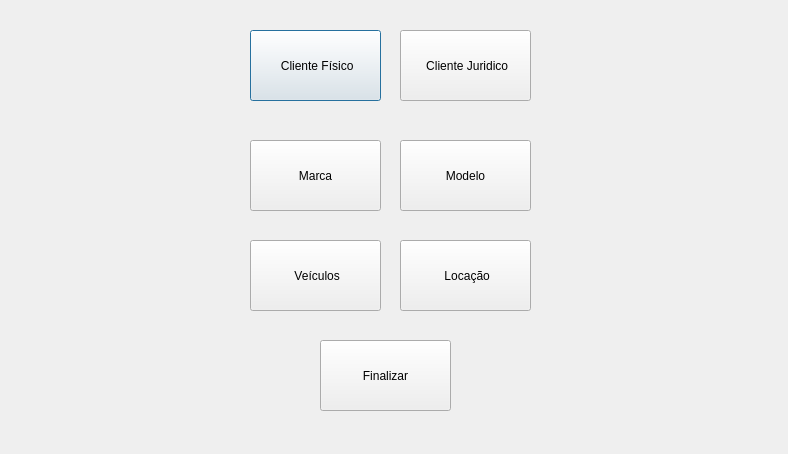
<?xml version="1.0" encoding="UTF-8"?>
<ui version="4.0">
 <class>TelaPrincipal</class>
 <widget class="QDialog" name="TelaPrincipal">
  <property name="geometry">
   <rect>
    <x>0</x>
    <y>0</y>
    <width>788</width>
    <height>454</height>
   </rect>
  </property>
  <property name="windowTitle">
   <string>Dialog</string>
  </property>
  <widget class="QPushButton" name="Cliente">
   <property name="geometry">
    <rect>
     <x>250</x>
     <y>30</y>
     <width>131</width>
     <height>71</height>
    </rect>
   </property>
   <property name="text">
    <string> Cliente Físico</string>
   </property>
  </widget>
  <widget class="QPushButton" name="Veiculos">
   <property name="geometry">
    <rect>
     <x>250</x>
     <y>240</y>
     <width>131</width>
     <height>71</height>
    </rect>
   </property>
   <property name="text">
    <string> Veículos</string>
   </property>
  </widget>
  <widget class="QPushButton" name="Marca">
   <property name="geometry">
    <rect>
     <x>250</x>
     <y>140</y>
     <width>131</width>
     <height>71</height>
    </rect>
   </property>
   <property name="text">
    <string>Marca</string>
   </property>
  </widget>
  <widget class="QPushButton" name="Modelo">
   <property name="geometry">
    <rect>
     <x>400</x>
     <y>140</y>
     <width>131</width>
     <height>71</height>
    </rect>
   </property>
   <property name="text">
    <string> Modelo </string>
   </property>
  </widget>
  <widget class="QPushButton" name="Locacao">
   <property name="geometry">
    <rect>
     <x>400</x>
     <y>240</y>
     <width>131</width>
     <height>71</height>
    </rect>
   </property>
   <property name="text">
    <string> Locação</string>
   </property>
  </widget>
  <widget class="QPushButton" name="Voltar">
   <property name="geometry">
    <rect>
     <x>320</x>
     <y>340</y>
     <width>131</width>
     <height>71</height>
    </rect>
   </property>
   <property name="text">
    <string>Finalizar</string>
   </property>
  </widget>
  <widget class="QPushButton" name="ClienteJuridico">
   <property name="geometry">
    <rect>
     <x>400</x>
     <y>30</y>
     <width>131</width>
     <height>71</height>
    </rect>
   </property>
   <property name="text">
    <string> Cliente Juridico</string>
   </property>
  </widget>
 </widget>
 <resources/>
 <connections/>
</ui>
